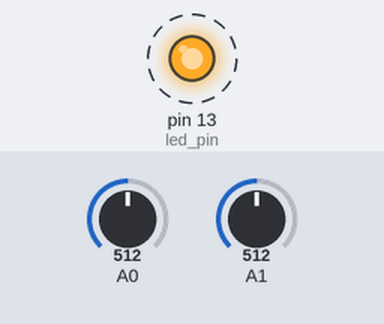
The sketch below on a simulated Arduino Uno, built with avr-gcc and run on an emulated ATmega328P. Parts: output pins drawn as LEDs (lit = HIGH). Dashed ring = blinking. The inputs (shaded band) are chosen by the test bench; at power-on: A0 = 512, A1 = 512. No radio packets arrive unless stated; what the sketch prints to the serial monitor is not drawn.

Above: at 1.03 s.
Timing chart, 0 to 4.0 s (numbered marks = the images above):
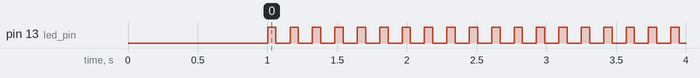

The sketch:

transmisor.ino
```cpp
#include <VirtualWire.h>

const int led_pin = 13;
const int transmit_pin = 2;
const int receive_pin = 5;
const int transmit_en_pin = 8;
// Declaracion de variables
int tempC,luminosidad;

void setup()
{

    delay(1000);
    Serial.begin(9600);  // Debugging only
    // Initialise the IO and ISR
    vw_set_tx_pin(transmit_pin);
    vw_set_rx_pin(receive_pin);
    vw_set_ptt_pin(transmit_en_pin);
    vw_set_ptt_inverted(true); // Required for DR3100
    vw_setup(2000);       // Bits per sec

    vw_rx_start();       // Start the receiver PLL running
    pinMode(led_pin, OUTPUT);
}

byte count = 1;

void loop()
{
  char msg[3] = {'a','b','c'};

  tempC = analogRead(A0);
  luminosidad= analogRead(A1);
    // Convierte el valor a temperatura
  tempC = (5.0 * tempC * 100.0)/1024.0;
  Serial.println(tempC);
  Serial.println(luminosidad);
  msg[1] = tempC;
  msg[2] = luminosidad;
  digitalWrite(led_pin, HIGH); // Flash a light to show transmitting
  vw_send((uint8_t *)msg, 3);
  vw_wait_tx(); // Wait until the whole message is gone
  digitalWrite(led_pin, LOW);

  delay(100);

}
```

Measured:
- by itself, pin 13 (led_pin): alternates HIGH for 0.06 s and LOW for 0.10 s
